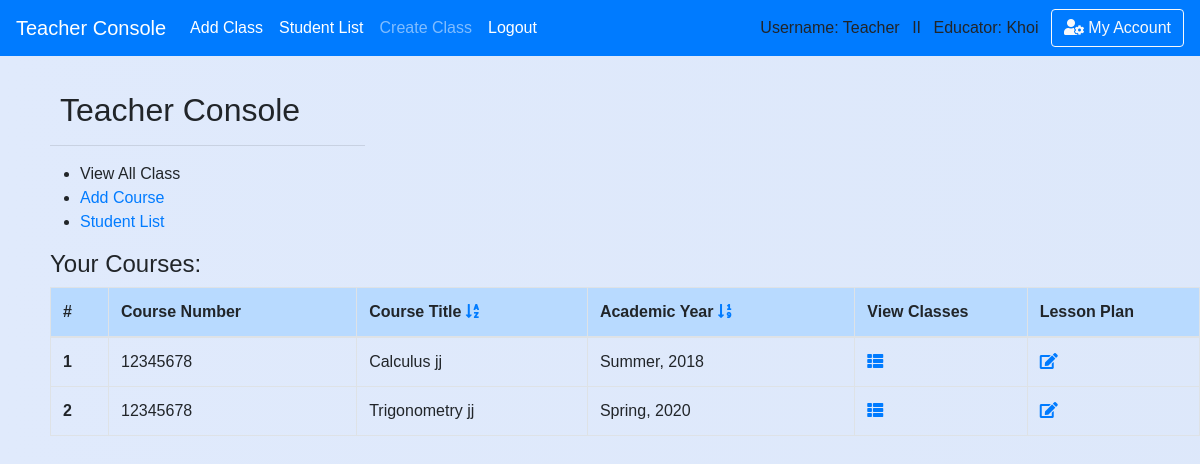
Before: /teacher (signed in) with the older database file.
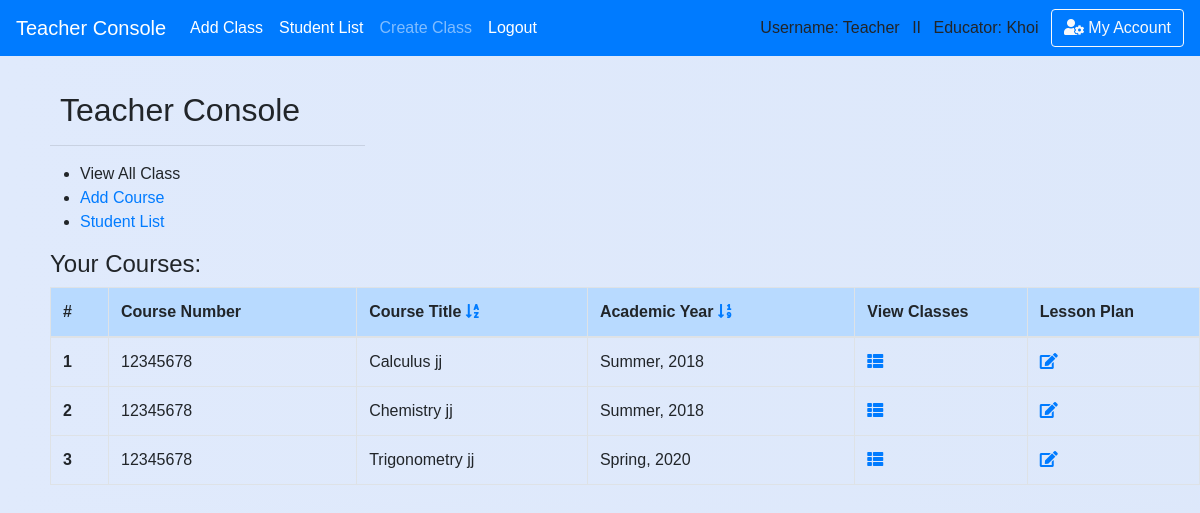
After: the same page with the newer database file.
### school_app/models.py (models this page shows, shortened)
class Course(models.Model):
    course_number = models.CharField(max_length=20,default='12345678')
    abbreviated_title = models.CharField(max_length=150,default='')
    course_title = models.CharField(max_length=250,default='') #,unique=True)
    maximum_credit = models.CharField(max_length=10,default='')
    semester = models.CharField(max_length=50,default='')
    year = models.CharField(max_length=4,default='')
    teacher_name = models.CharField(max_length=50,default='')
    description = models.CharField(max_length=450,default='')
    teacher = models.ForeignKey('Teacher',blank=True, null=True, on_delete = models.SET_NULL, related_name='course_by_teacher')
    department = models.ForeignKey('Department',blank=True, null=True, on_delete = models.SET_NULL, related_name='belong_in_department')
    weekly_agenda = models.CharField(max_length=450,default='Agenda Goes Here')
    last_modifield = models.DateTimeField(auto_now_add=True, blank=True)
    monday_date = models.DateField(blank=True, null=True)
    tuesday_date = models.DateField(blank=True, null=True)
    wednesday_date = models.DateField(blank=True, null=True)
    thursday_date = models.DateField(blank=True, null=True)
    friday_date= models.DateField(blank=True, null=True)
    monday_plan = models.CharField(max_length=400,default='a')
    tuesday_plan= models.CharField(max_length=400,default='s')
    wednesday_plan= models.CharField(max_length=400,default='d')
    thursday_plan= models.CharField(max_length=400,default='f')
    friday_plan= models.CharField(max_length=400,default='g')
    weekend_plan = models.CharField(max_length=300,default='h')

### school_app/views_logged.py (the view)
# urls.py: path('teacher',views_logged.teacher, name='teacher'),
def teacher(request,sort=None):
    if is_login(request) == False: # Check for login/ add message 'please login'
        return redirect('/login')
    if is_teacher(request) == False:
        return redirect('/')
    if sort ==1:
        return render(request,'teacher/sort.html')
    return render(request,'teacher/teacher_homepage.html')

### school_app/views_functions.py (called while the page is built)
def is_login(request):
    if not request.user.is_authenticated:
        messages.warning(request, "Please Login or Create an Account.")
        return False
    return True

def is_teacher(request):
    if request.user.profile.is_teacher == False:
        messages.warning(request, "You don't have Instructor's Privilege!")
        return False
    return True

### school_app/templates/teacher/teacher_homepage.html (shortened to what this page needs)
{% extends 'base.html' %}
{% block content %}
<div class='content'>
        <h2 style='padding-left: 10px'>Teacher Console</h2>
        <hr style="text-align:left;margin-left:0;width:315px;height:0px;padding: 0px"/>
        <ul>
            <li>View All Class</li>
            <li><a href='/teacher/add_course'>Add Course</a></li>
            <li><a href='/teacher/student_list'>Student List</a></li>
        </ul>
        {% if request.user.teacher.course_by_teacher.all.count > 0 %}
          <h4>Your Courses:</h4>
          <table class="table table-hover table-bordered pad-right-table">
            <thead class='table-primary'>
            <tr>
              <th scope="col">#</th>
              <th scope="col">Course Number</th>
              <th scope="col">Course Title
                <a href='{% url "teacher" %}'><i class="fas fa-sort-alpha-down"></i></a></a>
              </th>
              <th scope="col">Academic Year
                <a href='{% url "teacher_sort" sort=1 %}'><i class="fas fa-sort-numeric-down"></i></a></a>
              </th>
              <th scope="col">View Classes</th>
              <th scope="col">Lesson Plan</th>
            </tr>
            </thead>
            <tbody>
        {% for course in request.user.teacher.course_by_teacher.all|dictsort:'course_title' %}
            <tr>
              <th scope="row">{{ forloop.counter }}</th>
              <td>{{ course.course_number }}</td>
              <td>{{ course.course_title }} jj
          </td>
              <td>{{ course.semester }}, {{ course.year }}</td>
              <th style="width: 15%">
                <a href='{% url "classroom_list" course_id=course.id %}'><i class="fas fa-th-list"></i></a></a>
              </th>
              <th style="width: 15%">
                <a href='{% url "edit_course" course_id=course.id %}'><i class="fas fa-edit"></i></a>
              </th>
            </tr>
        {% endfor %}
            </tbody>
          </table>
        {% endif %}
</div>
{% endblock %}

Changed rows visible on the page:
added Course: course_number "12345678", course_title "Chemistry", semester "Summer", year "2018"
